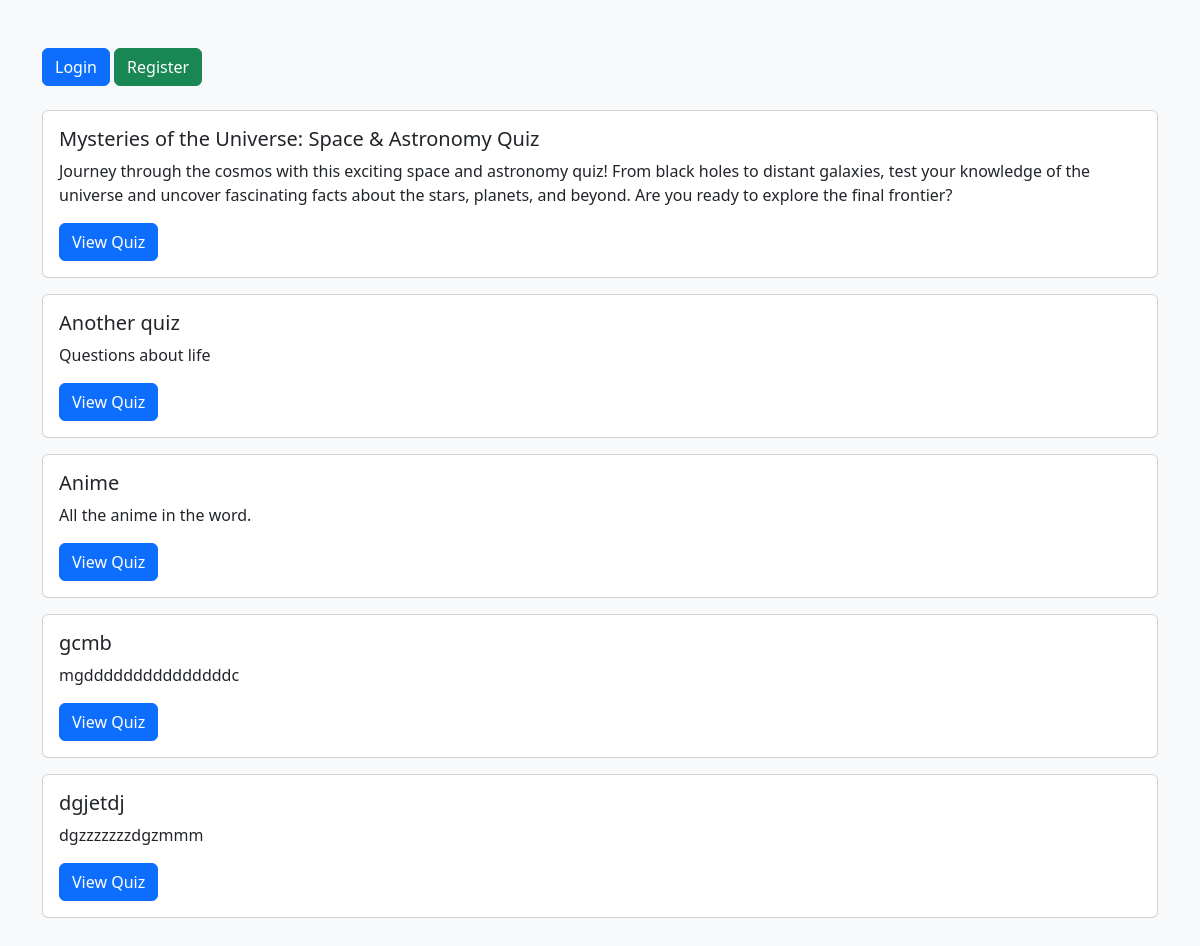
The page / on the database its author committed.
### quiz/models.py (models this page shows, shortened)
class Quiz(models.Model):
    title = models.CharField(max_length=200)
    description = models.TextField()
    created_at = models.DateTimeField(auto_now_add=True)

### quiz/views.py (the view)
# urls.py: path('', views.quiz_list, name='quiz_list'),
def quiz_list(request: HttpRequest):
    quizzes = Quiz.objects.all()
    if request.headers.get("HX-Request"):  # Check if request is from HTMX
        return render(request, "quiz_list_partial.html", {"quizzes": quizzes})
    return render(request, "quiz/quiz_list.html", {"quizzes": quizzes})

### quiz/templates/quiz/quiz_list.html (shortened to what this page needs)
<html lang="en">
<head>
<link href="https://cdn.jsdelivr.net/npm/bootstrap@5.3.2/dist/css/bootstrap.min.css" rel="stylesheet">
</head>
<body class="bg-light">
    <div class="container py-5">
        <div class="d-flex justify-content-between mb-4">
            {% if user.is_authenticated %}
            <div>
                <h4>Welcome, {{ user.username }}!</h4>
                <a hx-get="/create/" hx-target="#quiz-content" class="btn btn-success mb-3">+ Create New Quiz</a>
                <form method="post" action="{% url 'logout' %}" class="d-inline">
                    {% csrf_token %}
                    <button type="submit" class="btn btn-danger btn-sm">Logout</button>
                </form>
            </div>
            {% else %}
            <div>
                <a hx-get="/accounts/login/" hx-target="#quiz-content" class="btn btn-primary">Login</a>
                <a hx-get="/register/" hx-target="#quiz-content" class="btn btn-success">Register</a>
            </div>
            {% endif %}
        </div>
        <div id="quiz-content">
            {% include "quiz_list_partial.html" %}
        </div>
    </div>
</body>

### quiz/templates/quiz_list_partial.html
<div id="quiz-content" hx-on="htmx:afterSwap: window.history.pushState({}, '', '/');">
    {% for quiz in quizzes %}
        <div class="card mb-3">
            <div class="card-body">
                <h5 class="card-title">{{ quiz.title }}</h5>
                <p class="card-text">{{ quiz.description }}</p>
                <a hx-get="/quiz/{{ quiz.id }}/" hx-target="#quiz-content" hx-push-url="true" class="btn btn-primary">View Quiz</a>
            </div>
        </div>
    {% empty %}
        <p>No quizzes available yet.</p>
    {% endfor %}
</div>

### rows shown on the page
Quiz: title "Mysteries of the Universe: Space & Astronomy Quiz", description "Journey through the cosmos with this exciting space and astronomy quiz! From black holes to distant galaxies, test your knowledge of the universe and uncover fascinating facts about the stars, planets, and beyond. Are you ready to explore the final frontier?"
Quiz: title "Another quiz", description "Questions about life"
Quiz: title "Anime", description "All the anime in the word."
Quiz: title "gcmb", description "mgdddddddddddddddc"
Quiz: title "dgjetdj", description "dgzzzzzzzdgzmmm"
